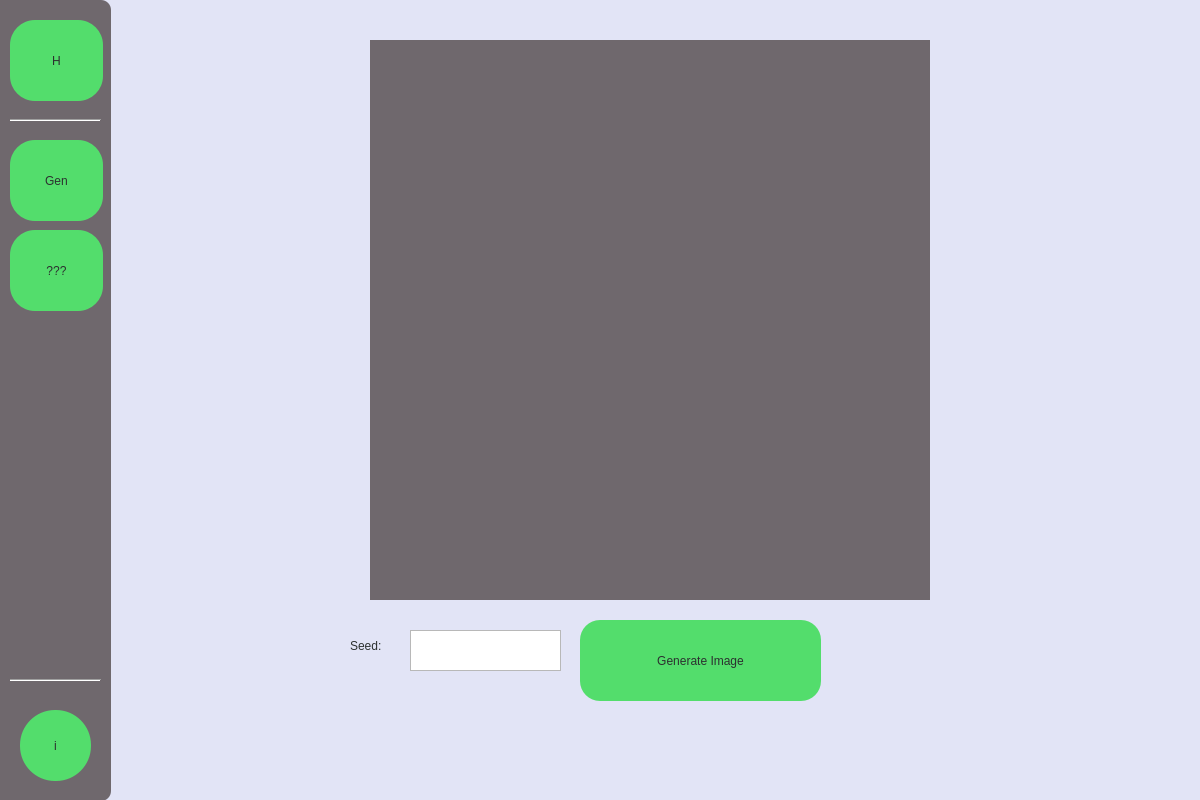
<?xml version="1.0" encoding="UTF-8"?>
<ui version="4.0">
 <class>Form</class>
 <widget class="QWidget" name="Form">
  <property name="geometry">
   <rect>
    <x>0</x>
    <y>0</y>
    <width>1200</width>
    <height>800</height>
   </rect>
  </property>
  <property name="windowTitle">
   <string>Form</string>
  </property>
  <widget class="QWidget" name="widget" native="true">
   <property name="geometry">
    <rect>
     <x>0</x>
     <y>0</y>
     <width>1201</width>
     <height>801</height>
    </rect>
   </property>
   <property name="styleSheet">
    <string notr="true">QWidget#widget{

	background-color: rgb(226, 228, 246);

}</string>
   </property>
   <widget class="QWidget" name="Nav" native="true">
    <property name="geometry">
     <rect>
      <x>-20</x>
      <y>0</y>
      <width>131</width>
      <height>801</height>
     </rect>
    </property>
    <property name="styleSheet">
     <string notr="true">QWidget#Nav{
	border-radius: 10px;
	background-color: rgb(111, 104, 109);
}</string>
    </property>
    <widget class="QPushButton" name="info_bttn">
     <property name="geometry">
      <rect>
       <x>40</x>
       <y>710</y>
       <width>71</width>
       <height>71</height>
      </rect>
     </property>
     <property name="styleSheet">
      <string notr="true">QWidget#info_bttn{
	border-radius: 35px;
	font: 36pt &quot;Webdings&quot;;
	background-color: rgb(83, 221, 108);
	color: rgb(44, 48, 47);

}</string>
     </property>
     <property name="text">
      <string>i</string>
     </property>
    </widget>
    <widget class="QPushButton" name="pushButton_5">
     <property name="geometry">
      <rect>
       <x>30</x>
       <y>140</y>
       <width>93</width>
       <height>81</height>
      </rect>
     </property>
     <property name="styleSheet">
      <string notr="true">color: rgb(44, 48, 47);
background-color: rgb(83, 221, 108);
font: 14pt &quot;MS Shell Dlg 2&quot;;
border-radius: 25px;
</string>
     </property>
     <property name="text">
      <string>Gen</string>
     </property>
    </widget>
    <widget class="QPushButton" name="pushButton_6">
     <property name="geometry">
      <rect>
       <x>30</x>
       <y>20</y>
       <width>93</width>
       <height>81</height>
      </rect>
     </property>
     <property name="styleSheet">
      <string notr="true">background-color: rgb(83, 221, 108);
font: 26pt &quot;Webdings&quot;;
border-radius: 25px;
color: rgb(44, 48, 47);
</string>
     </property>
     <property name="text">
      <string>H</string>
     </property>
    </widget>
    <widget class="Line" name="line">
     <property name="geometry">
      <rect>
       <x>30</x>
       <y>670</y>
       <width>91</width>
       <height>21</height>
      </rect>
     </property>
     <property name="orientation">
      <enum>Qt::Horizontal</enum>
     </property>
    </widget>
    <widget class="Line" name="line_2">
     <property name="geometry">
      <rect>
       <x>30</x>
       <y>110</y>
       <width>91</width>
       <height>21</height>
      </rect>
     </property>
     <property name="orientation">
      <enum>Qt::Horizontal</enum>
     </property>
    </widget>
    <widget class="QPushButton" name="pushButton_7">
     <property name="geometry">
      <rect>
       <x>30</x>
       <y>230</y>
       <width>93</width>
       <height>81</height>
      </rect>
     </property>
     <property name="styleSheet">
      <string notr="true">color: rgb(44, 48, 47);
background-color: rgb(83, 221, 108);
font: 14pt &quot;MS Shell Dlg 2&quot;;
border-radius: 25px;
</string>
     </property>
     <property name="text">
      <string>???</string>
     </property>
    </widget>
   </widget>
   <widget class="QPushButton" name="pushButton">
    <property name="geometry">
     <rect>
      <x>580</x>
      <y>620</y>
      <width>241</width>
      <height>81</height>
     </rect>
    </property>
    <property name="styleSheet">
     <string notr="true">background-color: rgb(83, 221, 108);
border-radius: 20px;
color: rgb(44, 48, 47);
font: 14pt &quot;MS Shell Dlg 2&quot;;</string>
    </property>
    <property name="text">
     <string>Generate Image</string>
    </property>
   </widget>
   <widget class="QWidget" name="imagedisplay" native="true">
    <property name="geometry">
     <rect>
      <x>370</x>
      <y>40</y>
      <width>560</width>
      <height>560</height>
     </rect>
    </property>
    <property name="styleSheet">
     <string notr="true">QWidget#imagedisplay{
	
	background-color: rgb(111, 104, 109);
}</string>
    </property>
    <widget class="QLabel" name="label_2">
     <property name="geometry">
      <rect>
       <x>20</x>
       <y>20</y>
       <width>512</width>
       <height>512</height>
      </rect>
     </property>
     <property name="text">
      <string/>
     </property>
    </widget>
   </widget>
   <widget class="QLabel" name="label">
    <property name="geometry">
     <rect>
      <x>350</x>
      <y>630</y>
      <width>61</width>
      <height>31</height>
     </rect>
    </property>
    <property name="styleSheet">
     <string notr="true">color: rgb(44, 48, 47);
font: 12pt &quot;MS Shell Dlg 2&quot;;</string>
    </property>
    <property name="text">
     <string>Seed:</string>
    </property>
   </widget>
   <widget class="QTextEdit" name="seed">
    <property name="geometry">
     <rect>
      <x>410</x>
      <y>630</y>
      <width>151</width>
      <height>41</height>
     </rect>
    </property>
    <property name="styleSheet">
     <string notr="true">font: 11pt &quot;MS Shell Dlg 2&quot;;
color:rgb(44, 48, 47);
</string>
    </property>
   </widget>
   <widget class="QLabel" name="label_3">
    <property name="geometry">
     <rect>
      <x>130</x>
      <y>620</y>
      <width>181</width>
      <height>151</height>
     </rect>
    </property>
    <property name="styleSheet">
     <string notr="true">font: 10pt &quot;MS Shell Dlg 2&quot;;</string>
    </property>
    <property name="text">
     <string/>
    </property>
   </widget>
  </widget>
 </widget>
 <resources/>
 <connections/>
</ui>
